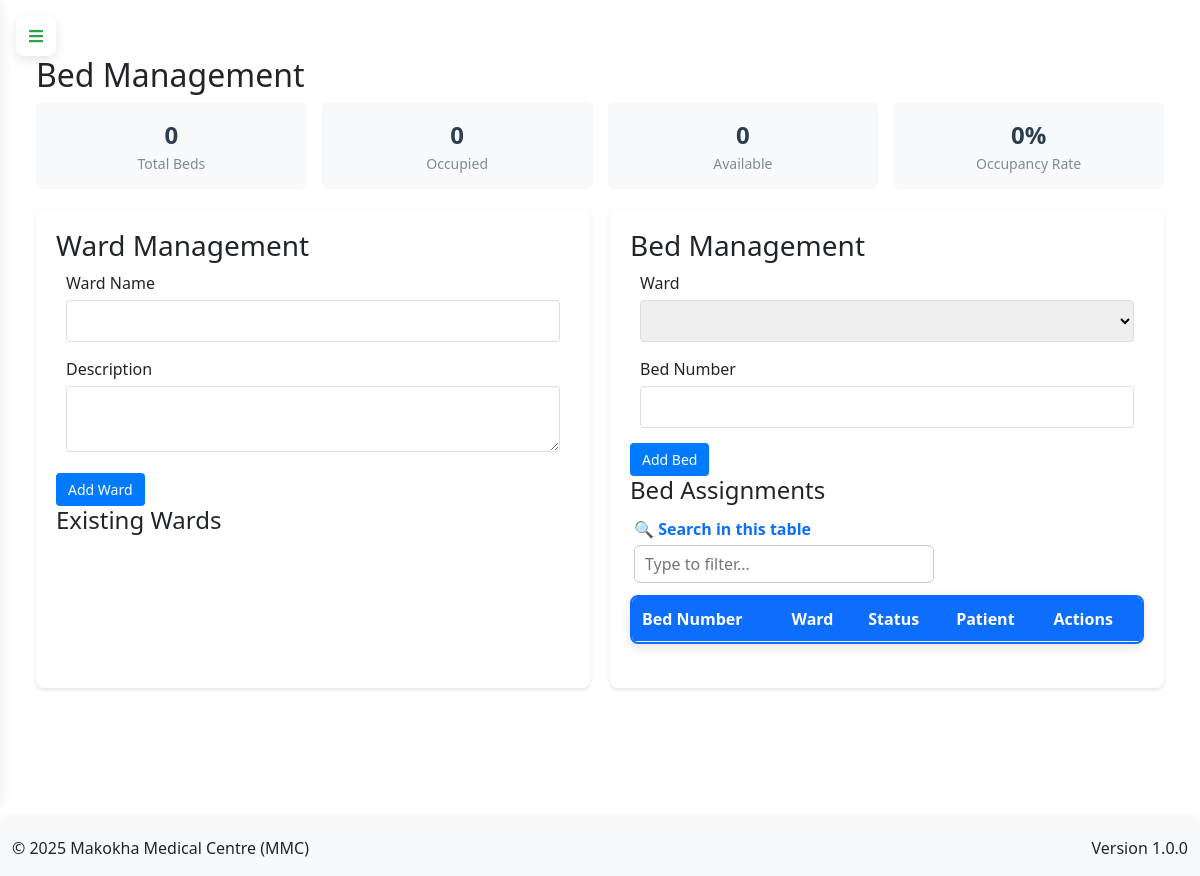
/admin/beds (signed in), run on an earlier commit of the app's database.
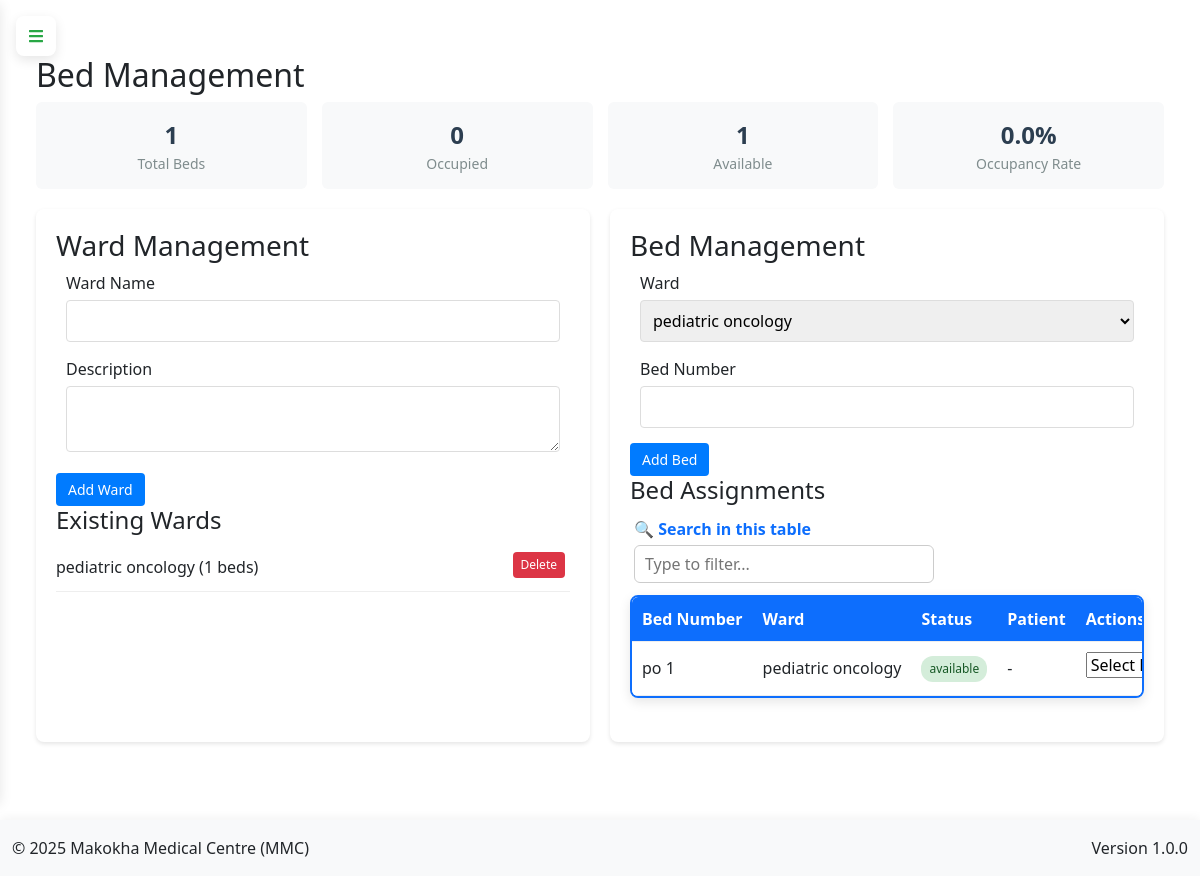
And on a later commit of the database.
### app.py (models this page shows)
class Ward(db.Model):
    __tablename__ = 'wards'
    id = db.Column(db.Integer, primary_key=True)
    name = db.Column(db.String(100), nullable=False)
    description = db.Column(db.Text)
    created_at = db.Column(db.DateTime, default=lambda: datetime.now(timezone.utc))
    updated_at = db.Column(db.DateTime, default=lambda: datetime.now(timezone.utc), onupdate=lambda: datetime.now(timezone.utc))
    beds = db.relationship('Bed', backref='ward', lazy=True)

class Bed(db.Model):
    __tablename__ = 'beds'
    id = db.Column(db.Integer, primary_key=True)
    bed_number = db.Column(db.String(50), nullable=False, unique=True)
    ward_id = db.Column(db.Integer, db.ForeignKey('wards.id'), nullable=False)
    status = db.Column(db.String(20), default='available')  # available, occupied, maintenance
    patient_id = db.Column(db.Integer, db.ForeignKey('patient.id'))
    notes = db.Column(db.Text)
    created_at = db.Column(db.DateTime, default=lambda: datetime.now(timezone.utc))
    updated_at = db.Column(db.DateTime, default=lambda: datetime.now(timezone.utc), onupdate=lambda: datetime.now(timezone.utc))
    patient = db.relationship('Patient', backref='bed_assignment')

### app.py (the view, shortened to what this page needs)
@app.route('/admin/beds', methods=['GET', 'POST'])
@login_required
def manage_beds():
    if current_user.role != 'admin':
        flash('Unauthorized access', 'danger')
        return redirect(url_for('home'))
    wards = Ward.query.all()
    beds = Bed.query.order_by(Bed.ward_id, Bed.bed_number).all()
    patients = Patient.query.filter_by(status='active').all()
    return render_template('admin/beds.html',
        wards=wards,
        beds=beds,
        patients=patients,
        total_beds=get_total_beds(),
        occupied_beds=get_occupied_beds(),
        available_beds=get_available_beds()
    )

### app.py (called while the page is built, shortened)
@app.before_request
def initialize_data():
    global _first_request
    if not _first_request:
        return

@app.context_processor
def inject_current_date():
    return {'current_date': date.today().strftime('%Y-%m-%d')}

@app.context_processor
def inject_csrf_token():
    return dict(csrf_token=generate_csrf)

def get_total_beds():
    return Bed.query.count()

def get_available_beds():
    return Bed.query.filter_by(status='available').count()

def get_occupied_beds():
    return Bed.query.filter_by(status='occupied').count()

@app.context_processor
def utility_processor():
    def decrypt_data(encrypted_data):
        if not encrypted_data:
            return ""
        try:
            return Config.decrypt_data_static(encrypted_data)
        except:
            return "[Decryption Error]"
    return dict(decrypt_data=decrypt_data)

    @property
    def decrypted_name(self):
        if not self.name:
            return None
        try:
            return Config.decrypt_data_static(self.name)
        except Exception:
            return "[Decryption Error]"

    @login_manager.user_loader
    def load_user(user_id):
        return db.session.get(User, int(user_id))

### config.py (called while the page is built, shortened)
    @classmethod
    def decrypt_data(cls, encrypted_data: Optional[str]) -> str:
        if not encrypted_data or not isinstance(encrypted_data, str):
            return ""
        if not cls.fernet:
            raise RuntimeError("Fernet not initialized. Call Config.init_fernet(app) at startup.")

    @staticmethod
    def decrypt_data_static(encrypted_data: Optional[str]) -> str:
        return Config.decrypt_data(encrypted_data)

### templates/admin/beds.html (shortened to what this page needs)
{% extends "base.html" %}
{% block content %}
<div class="content">
    <h2>Bed Management</h2>
    <div class="bed-stats">
        <div class="stat-card">
            <div class="stat-value">{{ total_beds }}</div>
            <div class="stat-label">Total Beds</div>
        </div>
        <div class="stat-card">
            <div class="stat-value">{{ occupied_beds }}</div>
            <div class="stat-label">Occupied</div>
        </div>
        <div class="stat-card">
            <div class="stat-value">{{ available_beds }}</div>
            <div class="stat-label">Available</div>
        </div>
        <div class="stat-card">
            <div class="stat-value">
                {% if total_beds > 0 %}
                    {{ ((occupied_beds / total_beds) * 100) | round(1) }}%
                {% else %}
                    0%
                {% endif %}
            </div>
            <div class="stat-label">Occupancy Rate</div>
        </div>
    </div>
    <div class="bed-management-section">
        <div class="ward-management">
            <h3>Ward Management</h3>
            <form method="POST" class="ward-form">
                <div class="form-group">
                    <label for="ward_name">Ward Name</label>
                    <input type="text" id="ward_name" name="ward_name" required>
                </div>
                <div class="form-group">
                    <label for="ward_description">Description</label>
                    <textarea id="ward_description" name="ward_description"></textarea>
                </div>
                <button type="submit" class="btn btn-primary">Add Ward</button>
            </form>
            <div class="ward-list">
                <h4>Existing Wards</h4>
                <ul>
                    {% for ward in wards %}
                    <li>{{ ward.name }} ({{ ward.beds|length }} beds)
                        <form method="POST" class="inline-form" onsubmit="return confirm('Delete this ward?');">
                            <button type="submit" class="btn btn-sm btn-danger">Delete</button>
                        </form>
                    </li>
                    {% endfor %}
                </ul>
            </div>
        </div>
        <div class="bed-management">
            <h3>Bed Management</h3>
            <form method="POST" class="bed-form">
                <div class="form-group">
                    <label for="ward_id">Ward</label>
                    <select id="ward_id" name="ward_id" required>
                        {% for ward in wards %}
                        <option value="{{ ward.id }}">{{ ward.name }}</option>
                        {% endfor %}
                    </select>
                </div>
                <div class="form-group">
                    <label for="bed_number">Bed Number</label>
                    <input type="text" id="bed_number" name="bed_number" required>
                </div>
                <button type="submit" class="btn btn-primary">Add Bed</button>
            </form>
            <div class="bed-list">
                <h4>Bed Assignments</h4>
                <table class="bed-table" id="bedTable">
                    <thead>
                        <tr>
                            <th>Bed Number</th>
                            <th>Ward</th>
                            <th>Status</th>
                            <th>Patient</th>
                            <th>Actions</th>
                        </tr>
                    </thead>
                    <tbody>
                        {% for bed in beds %}
                        <tr>
                            <td>{{ bed.bed_number }}</td>
                            <td>{{ bed.ward.name }}</td>
                            <td>
                                <span class="status-badge {{ bed.status }}">
                                    {{ bed.status }}
                                </span>
                            </td>
                            <td>
                                {% if bed.patient %}
                                {{ bed.patient.decrypted_name }} ({{ bed.patient.ip_number }})
                                {% else %}
                                -
                                {% endif %}
                            </td>
                            <td>
                                {% if bed.status == 'available' %}
                                <form method="POST" class="inline-form">
                                    <select name="patient_id" required>
                                        <option value="">Select Patient</option>
                                    </select>
                                </form>
                                {% endif %}
                            </td>
                        </tr>
                        {% endfor %}
                    </tbody>
                </table>
            </div>
        </div>
    </div>
</div>
<link href="https://cdn.jsdelivr.net/npm/bootstrap@5.3.0/dist/css/bootstrap.min.css" rel="stylesheet">
{% endblock %}

### templates/base.html (shortened to what this page needs)
<!DOCTYPE html>
<html lang="en">
<head>
    <link href="https://cdn.jsdelivr.net/npm/bootstrap@5.3.0/dist/css/bootstrap.min.css" rel="stylesheet">
    <link rel="stylesheet" href="https://cdn.jsdelivr.net/npm/bootstrap-icons@1.11.1/font/bootstrap-icons.css">
    <link rel="stylesheet" href="https://cdnjs.cloudflare.com/ajax/libs/font-awesome/5.15.3/css/all.min.css">
    <link href="https://cdn.jsdelivr.net/npm/select2@4.1.0-rc.0/dist/css/select2.min.css" rel="stylesheet">
    <link rel="stylesheet" href="{{ url_for('static', filename='css/style.css') }}">
    <link rel="stylesheet" href="{{ url_for('static', filename='css/dashboard.css') }}">
    <link rel="stylesheet" href="{{ url_for('static', filename='css/custom.css') }}">
</head>
<body>
    <button class="pc-toggle-nav" id="pcToggleNav">
        <i class="fas fa-bars"></i>
    </button>
    <main class="container-fluid flex-grow-1 py-3">
        {% block content %}{% endblock %}
    </main>
    <footer class="bg-light py-3 mt-auto">
        <div class="container-fluid">
            <div class="row">
                <div class="col-md-6 text-center text-md-start">
                    <p class="mb-0">&copy; 2025 Makokha Medical Centre (MMC)</p>
                </div>
                <div class="col-md-6 text-center text-md-end">
                    <p class="mb-0">Version 1.0.0</p>
                </div>
            </div>
        </div>
    </footer>
</body>
</html>

### static/css/style.css (style rules this page uses)
:root { --primary-color: #3498db; --secondary-color: #2980b9; --success-color: #2ecc71; --danger-color: #e74c3c; --warning-color: #f39c12; --info-color: #1abc9c; --light-color: #ecf0f1; --dark-color: #2c3e50; --gray-color: #95a5a6; --white-color: #ffffff; --black-color: #000000; --sidebar-width: 250px; --sidebar-collapsed-width: 0; --top-bar-height: 60px; --shadow: 0 2px 10px rgba(0, 0, 0, 0.1); --transition: all 0.3s ease; }
* { margin: 0; padding: 0; box-sizing: border-box; font-family: 'Segoe UI', Tahoma, Geneva, Verdana, sans-serif; }
.btn { position: relative; z-index: auto; }
.content, .main-content, .dashboard-container { position: static !important; overflow: visible !important; }
body { background-color: #f5f6fa; color: #333; line-height: 1.6; overflow-x: hidden; }
button, input, select, textarea { font-family: inherit; font-size: inherit; }
.btn { display: inline-block; padding: 8px 16px; border: none; border-radius: 4px; background-color: var(--primary-color); color: white; cursor: pointer; transition: var(--transition); }
.btn-sm { padding: 5px 10px; font-size: 0.9rem; }
.btn-primary { background-color: var(--primary-color); }
.btn-danger { background-color: var(--danger-color); }
.form-group { margin-bottom: 15px; }
.form-group label { display: block; margin-bottom: 5px; font-weight: 500; }
.form-group input { width: 100%; padding: 10px; border: 1px solid #ddd; border-radius: 4px; font-size: 1rem; }
.content { flex: 1; padding: 20px; overflow-y: auto; }
.status-badge { display: inline-block; padding: 4px 8px; border-radius: 4px; font-size: 0.8rem; font-weight: 500; color: white; }
.form-group { flex: 1; min-width: 200px; padding: 0 10px; margin-bottom: 15px; }

### templates/base.html (style rules this page uses)
:root { --sidebar-width: 260px; --sidebar-collapsed-width: 0px; --primary-color: #0d6efd; --primary-dark: #0a58ca; --secondary-color: #6c757d; --header-height: 60px; --transition-speed: 0.3s; --border-color: rgba(255, 255, 255, 0.1); --table-blue: #0d6efd; --table-white: #ffffff; --hamburger-red: #038d38ff; --hamburger-green: #28a745; --bg-light: #f8f9fa; --text-dark: #212529; --shadow: 0 4px 12px rgba(0, 0, 0, 0.1); --radius: 8px; }
body { background-color: var(--bg-light); font-family: 'Segoe UI', Tahoma, Geneva, Verdana, sans-serif; line-height: 1.6; padding-top: 20px; }
.pc-toggle-nav { position: fixed; left: 1rem; top: 1rem; z-index: 1060; width: 40px; height: 40px; border-radius: 8px; background: white; border: none; color: var(--hamburger-green); display: none; align-items: center; justify-content: center; cursor: pointer; box-shadow: var(--shadow); transition: all var(--transition-speed); }
main.container-fluid { margin-left: 0; transition: margin var(--transition-speed) ease; min-height: 100vh; padding: 1rem; width: 100%; }
.table-container table { width: 100%; border-collapse: separate; border-spacing: 0; table-layout: auto; }
.table-container th { background-color: var(--table-blue) !important; color: var(--table-white) !important; position: sticky; top: 0; padding: 0.6rem 0.8rem; font-weight: 600; white-space: nowrap; border: none; text-align: left; z-index: 2; }
.table-container td { padding: 0.6rem 0.8rem; vertical-align: middle; border: none; white-space: nowrap; overflow: hidden; text-overflow: ellipsis; max-width: 250px; }
.table-container tbody tr { transition: background-color 0.2s; }
.btn { border-radius: var(--radius); padding: 0.75rem 1.5rem; font-weight: 500; transition: all 0.3s; }
.btn-primary { background-color: var(--primary-color); border-color: var(--primary-color); }
footer { background: white; box-shadow: 0 -2px 10px rgba(0,0,0,0.05); }
@media (min-width: 1200px) { .pc-toggle-nav { display: flex !important; } }

What changed in the data, as far as the page shows it:
added Ward: name "pediatric oncology", beds|length "1"
added Bed: bed_number "po 1", ward.name "pediatric oncology", status "available"
Also different on the page:
{{ total_beds }}: "0" → "1"
{{ available_beds }}: "0" → "1"
{{ ((occupied_beds / total_beds) * 100) | round(1) }}: (not shown) → "0.0"
form field ward_id: (not shown) → "pediatric oncology"
text no longer shown: "0%"
